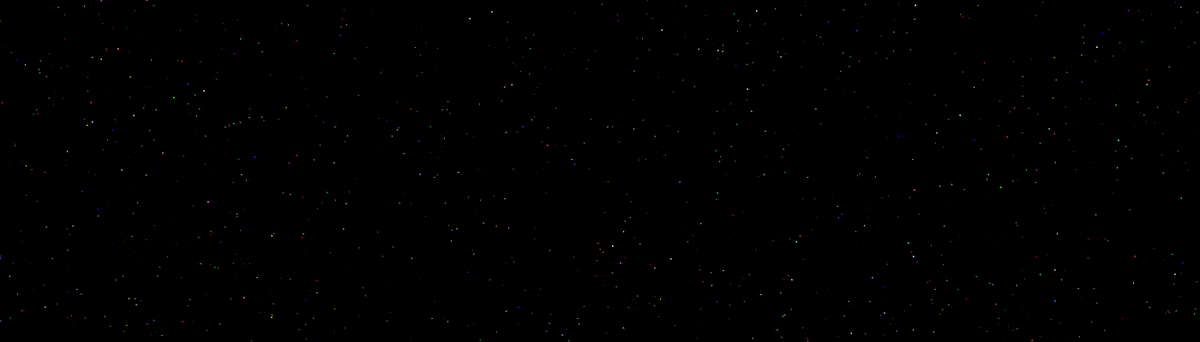
Frame 1 (no input)
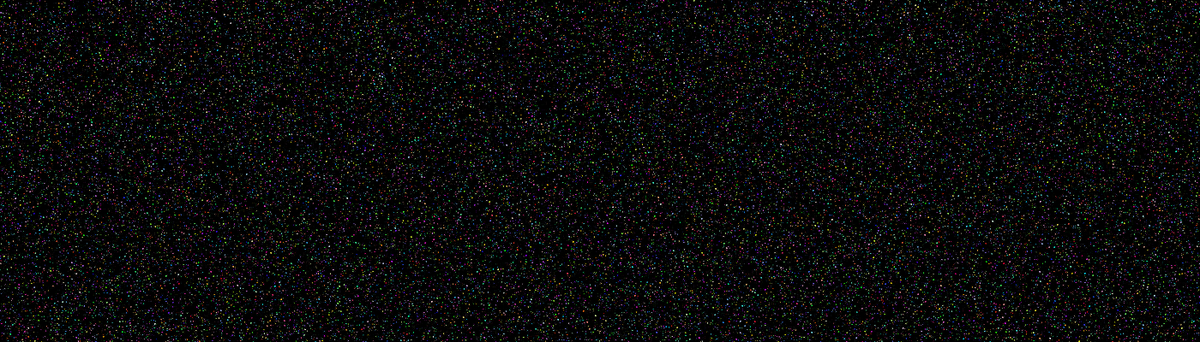
Frame 60 (the mouse pressed at the canvas centre just before this capture)
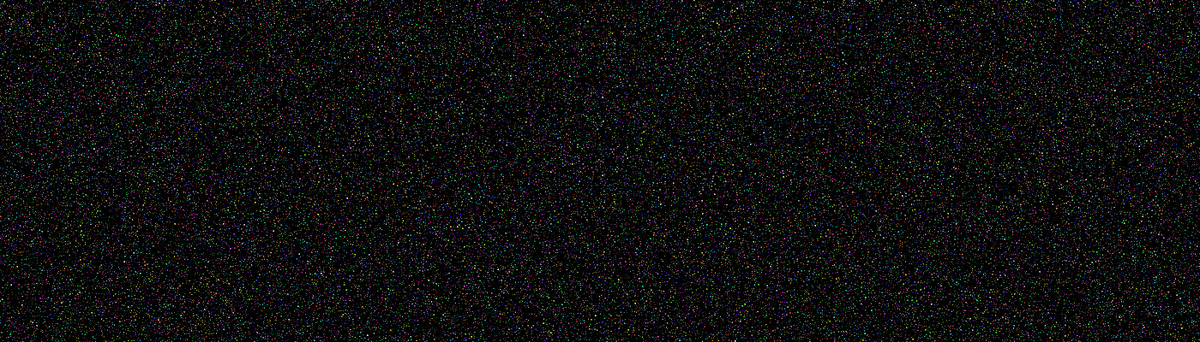
Frame 120 (the mouse held since frame 60 and released just before this capture)

The Processing sketch that drew these frames (run headless with seeded random() and noise(); from frame 60 on, the mouse is pressed at the canvas centre):

// Processing sketch: RamdomColorDot
// ── RamdomColorDot.pde
void setup() {
  // profile
  // size(350, 350);
  
  // banner
  size(1400, 400);

  // background(255, 255, 255);
  background(0, 0, 0);
}

void draw() {
  // for (int i = 0; i < random(560000); i++) {
  for (int i = 0; i < random(999999); i++) {
    fill(random(255), random(255), random(255));
    ellipse(random(1400), random(400), random(1, 3), random(1, 3));
  }  
  
  save("result.png");
}
